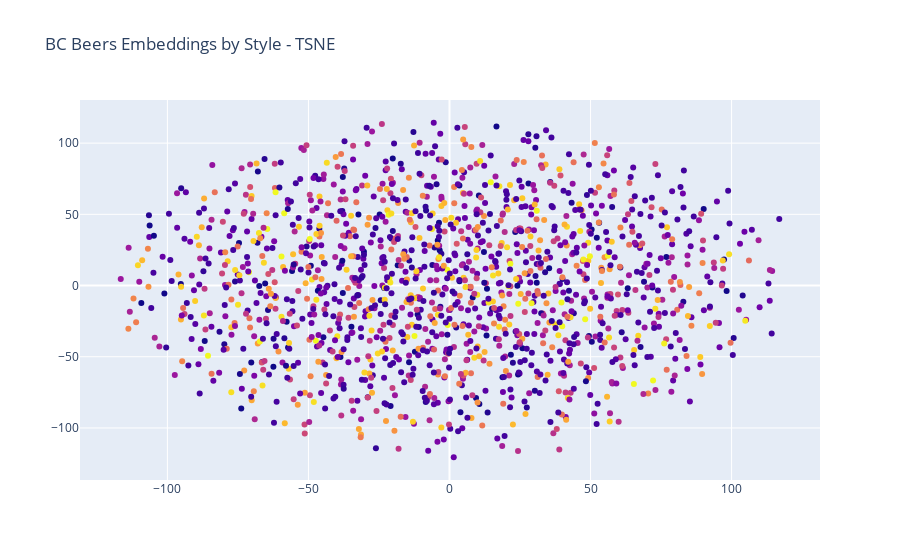

Notebook cell for this chart:
### Code cell
fig = go.Figure(data=go.Scatter(x=beer_n[0],
                                y=beer_n[1],
                                mode='markers',
                                marker_color=beer_n['style_code'],
                                text=beer_n['beer'])) # hover text goes here

fig.update_layout(title='BC Beers Embeddings by Style - TSNE')
fig.show()

### Figure 1 — Plotly figure (JSON) as saved in the notebook; plotly's stock layout.template omitted (floating-point values rounded to 4 significant figures; data arrays with more than 128 entries replaced by an {"elided": "..."} marker saying what was removed)
{"data": [{"marker": {"color": {"elided": "1490 int values"}}, "mode": "markers", "text": {"elided": "1490 str values"}, "type": "scatter", "x": {"elided": "1490 float values"}, "y": {"elided": "1490 float values"}}], "layout": {"title": {"text": "BC Beers Embeddings by Style - TSNE"}}}
